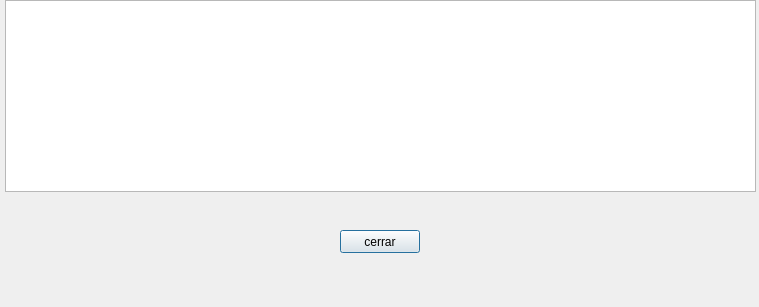
<?xml version="1.0" encoding="UTF-8"?>
<ui version="4.0">
 <class>HistorialDialog</class>
 <widget class="QDialog" name="HistorialDialog">
  <property name="geometry">
   <rect>
    <x>0</x>
    <y>0</y>
    <width>759</width>
    <height>307</height>
   </rect>
  </property>
  <property name="windowTitle">
   <string>Dialog</string>
  </property>
  <widget class="QTableWidget" name="tableWidget">
   <property name="geometry">
    <rect>
     <x>5</x>
     <y>0</y>
     <width>751</width>
     <height>192</height>
    </rect>
   </property>
  </widget>
  <widget class="QPushButton" name="pushButton">
   <property name="geometry">
    <rect>
     <x>340</x>
     <y>230</y>
     <width>80</width>
     <height>23</height>
    </rect>
   </property>
   <property name="text">
    <string>cerrar</string>
   </property>
  </widget>
 </widget>
 <resources/>
 <connections/>
</ui>
